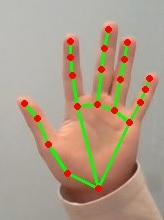
#> input picture hands.jpg, 164 x 220 px
$ python Day_12_Contour_Figure.py
#> lines starting #> are read from the running program, lines starting #| are printed output that depends on the picture; after the words box and inside, x2 and y2 are one past the last pixel; in counts of white or black regions, pixels touching at a corner belong together
#%%
import cv2
import numpy as np
from matplotlib import pyplot as plt

img = cv2.imread('hands.jpg')
#> img is the input picture: shape (220, 164, 3); mean B, G, R 136.5, 156.9, 174.5
img = cv2.cvtColor(img, cv2.COLOR_BGR2RGB)
img1 = img.copy()
imgray = cv2.cvtColor(img,cv2.COLOR_BGR2GRAY)
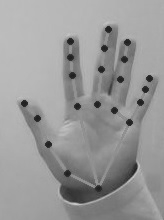
#> imgray: shape (220, 164); min 26, max 201, mean 152.8
ret, thresh = cv2.threshold(imgray,150,200,cv2.THRESH_BINARY)
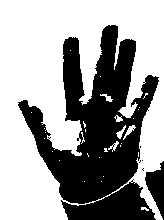
#> thresh: shape (220, 164); values 0 (black) and 200 (white), 61.5% white; 6 black regions (4 under 20 px)

contours, hierachy = cv2.findContours(thresh, cv2.RETR_TREE,cv2.CHAIN_APPROX_SIMPLE)
#> contours = 51 contours, 44 with area under 20; largest, box (x1, y1, x2, y2) and area: (0, 0, 164, 220) 33058, (17, 24, 160, 205) 12062, (123, 125, 136, 140) 44, (116, 125, 126, 139) 36, (108, 141, 119, 152) 28, (100, 94, 113, 102) 28, (114, 115, 123, 122) 28
cntnum=0

# 가장 긴 contour 찾기
for contuor in contours:
    if cntnum < len(contuor):
        cntnum = len(contuor)
        cnt = contuor
#> this loop made 51 passes
#> cntnum on passes 1, 2, 18: 9, 152, 487
#> contuor on passes 4 to 9: [[132, 179], [133, 178], [134, 179], [133, 180]], [[142, 170], [143, 169], [144, 170], [143, 171]], [[141, 169], [142, 168], [143, 169], [142, 170]], [[142, 168], [143, 167], [144, 168], [143, 169]], [[138, 162], [139, 161], [140, 162], [139, 163]], [[141, 160], [142, 159], [143, 160], [142, 161]]
#> after the loop, cnt = contour of 487 points, box (x1, y1, x2, y2) (17, 24, 160, 205), area 12062; cntnum = 487

# Straight Rectangle
x, y, w, h = cv2.boundingRect(cnt)
#> x = 17; y = 24; w = 143; h = 181
img1 = cv2.rectangle(img1,(x,y),(x+w, y+h),(0,255,0), 3) # green

# Rotated Rectangle
rect = cv2.minAreaRect(cnt)
#> rect = ((96.61, 111.3), (142.4, 159.4), -27.12)
box = cv2.boxPoints(rect)
#> box = [[69.58, 214.7], [-3.07, 72.86], [123.6, 7.96], [196.3, 149.8]]
box = np.int0(box)
#> box = [[69, 214], [-3, 72], [123, 7], [196, 149]]
img1 = cv2.drawContours(img1, [box], 0, (0,0,255), 3) # blue

# Minimum Enclosing Circle
(x,y), radius = cv2.minEnclosingCircle(cnt)
#> x = 92.5; y = 113.5; radius = 92.28
center = (int(x), int(y))
#> center = (92, 113)
radius = int(radius)
#> radius = 92
img1 = cv2.circle(img1, center, radius,(255,255,0),3) # yellow

# Fitting an Ellipse
ellipse = cv2.fitEllipse(cnt)
#> ellipse = ((91.42, 115.7), (118.8, 161), 1.87)
img1 = cv2.ellipse(img1, ellipse,(255,0,0),3) #red
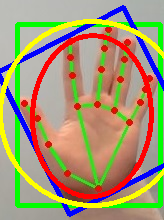
#> img1: shape (220, 164, 3); mean R, G, B 164, 150.9, 113.7

titles = ['Original','Result']
images = [img, img1]

for i in range(2):
    plt.subplot(1,2,i+1), plt.title(titles[i]), plt.imshow(images[i])
    plt.xticks([]), plt.yticks([])

plt.show()
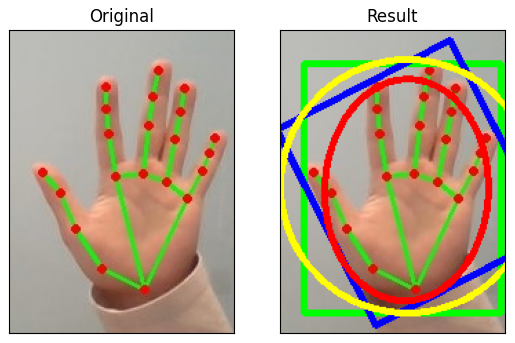
#> figure drawn by matplotlib, 2 panels
# %%
